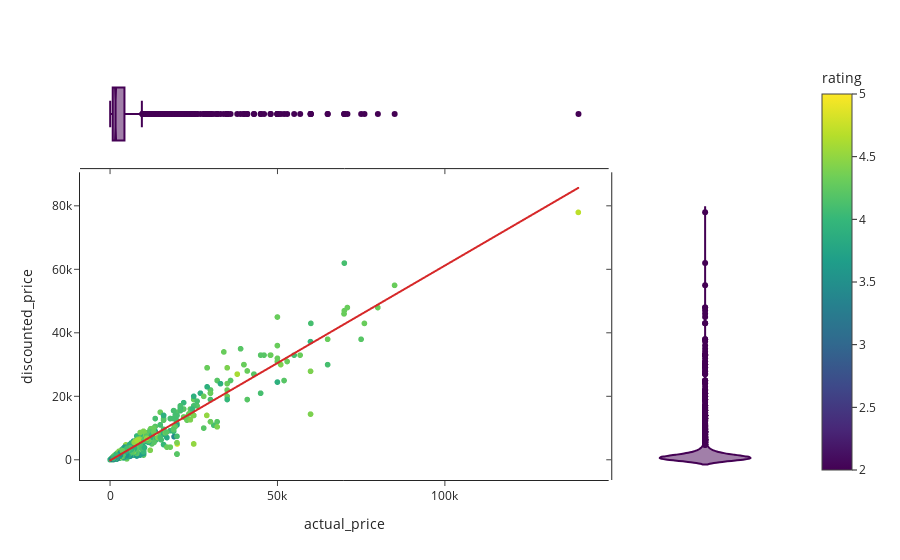

This figure's notebook cell:
### Code cell
fig = px.scatter(Amazon, x="actual_price", y="discounted_price", color="rating", marginal_y="violin",
           marginal_x="box", trendline="ols", template="simple_white")
fig.show()

### Figure 1 — Plotly figure (JSON) as saved in the notebook; plotly's stock layout.template omitted (floating-point values rounded to 4 significant figures; data arrays with more than 128 entries replaced by an {"elided": "..."} marker saying what was removed)
{"data": [{"hovertemplate": "actual_price=%{x}<br>discounted_price=%{y}<br>rating=%{marker.color}<extra></extra>", "legendgroup": "", "marker": {"color": {"elided": "1465 float values"}, "coloraxis": "coloraxis", "symbol": "circle"}, "mode": "markers", "name": "", "showlegend": false, "type": "scattergl", "x": {"elided": "1465 float values"}, "xaxis": "x", "y": {"elided": "1465 float values"}, "yaxis": "y"}, {"alignmentgroup": "True", "hovertemplate": "actual_price=%{x}<extra></extra>", "legendgroup": "", "marker": {"color": "#440154", "symbol": "circle"}, "name": "", "notched": true, "offsetgroup": "", "showlegend": false, "type": "box", "x": {"elided": "1465 float values"}, "xaxis": "x3", "yaxis": "y3"}, {"alignmentgroup": "True", "hovertemplate": "discounted_price=%{y}<extra></extra>", "legendgroup": "", "marker": {"color": "#440154", "symbol": "circle"}, "name": "", "offsetgroup": "", "scalegroup": "y", "showlegend": false, "type": "violin", "xaxis": "x2", "y": {"elided": "1465 float values"}, "yaxis": "y2"}, {"hovertemplate": "<b>OLS trendline</b><br>discounted_price = 0.614247 * actual_price + -219.26<br>R<sup>2</sup>=0.925281<br><br>actual_price=%{x}<br>discounted_price=%{y} <b>(trend)</b><extra></extra>", "legendgroup": "", "marker": {"symbol": "circle"}, "mode": "lines", "name": "", "showlegend": false, "type": "scattergl", "x": {"elided": "1465 float values"}, "xaxis": "x", "y": {"elided": "1465 float values"}, "yaxis": "y"}], "layout": {"coloraxis": {"colorbar": {"title": {"text": "rating"}}, "colorscale": [[0, "#440154"], [0.1111, "#482878"], [0.2222, "#3e4989"], [0.3333, "#31688e"], [0.4444, "#26828e"], [0.5556, "#1f9e89"], [0.6667, "#35b779"], [0.7778, "#6ece58"], [0.8889, "#b5de2b"], [1, "#fde725"]]}, "legend": {"tracegroupgap": 0}, "margin": {"t": 60}, "xaxis": {"anchor": "y", "domain": [0, 0.7363], "title": {"text": "actual_price"}}, "xaxis2": {"anchor": "y2", "domain": [0.7413, 1], "matches": "x2", "showline": false, "showticklabels": false, "ticks": ""}, "xaxis3": {"anchor": "y3", "domain": [0, 0.7363], "matches": "x", "showticklabels": false}, "xaxis4": {"anchor": "y4", "domain": [0.7413, 1], "matches": "x2", "showline": false, "showticklabels": false, "ticks": ""}, "yaxis": {"anchor": "x", "domain": [0, 0.7326], "title": {"text": "discounted_price"}}, "yaxis2": {"anchor": "x2", "domain": [0, 0.7326], "matches": "y", "showticklabels": false}, "yaxis3": {"anchor": "x3", "domain": [0.7426, 1], "matches": "y3", "showline": false, "showticklabels": false, "ticks": ""}, "yaxis4": {"anchor": "x4", "domain": [0.7426, 1], "matches": "y3", "showline": false, "showticklabels": false, "ticks": ""}}}
